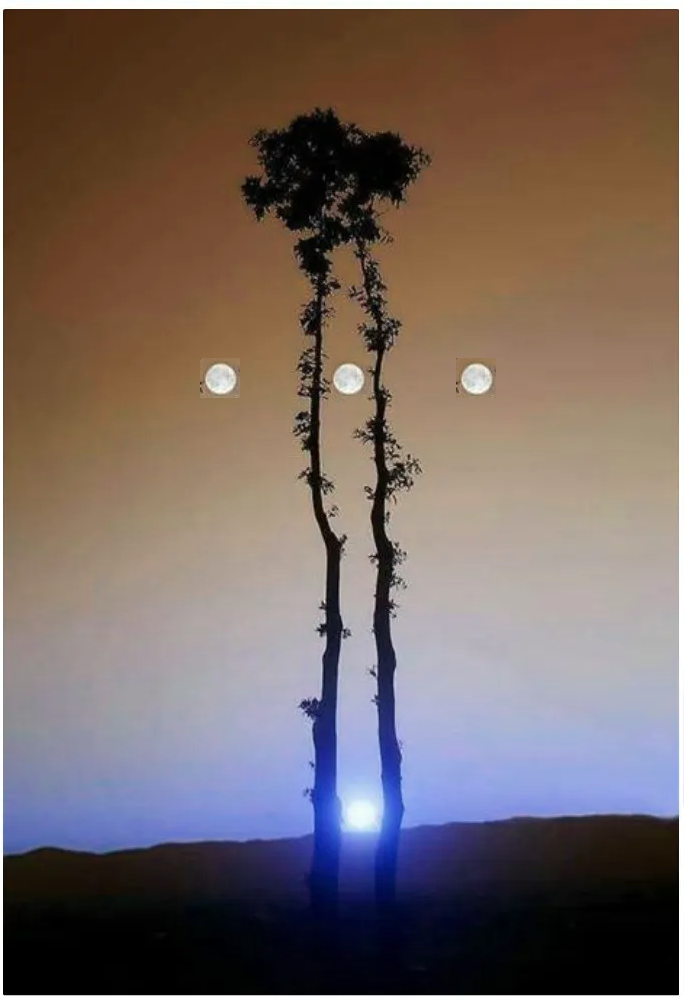
#> input picture sunandmoon_forged.png, 684 x 1000 px, found by its file name
$ python 'Illustration of Image Forgery.py'
#> lines starting #> are read from the running program, lines starting #| are printed output that depends on the picture
#Pract7:- Illustration of Image Forgery
#Create a Python code for demonstrating any image forgery method e.g. Copy-Move method.

import cv2
import numpy as np
import matplotlib.pyplot as plt

# Load image
image = cv2.imread(r"D:\Ruchita\Information_Technology\MSC-IT(CC)\SEM2\Practicals\sunandmoon_forged.png")
#> image is the input picture: shape (1000, 684, 3); mean B, G, R 98.4, 103, 117.9
image_rgb = cv2.cvtColor(image, cv2.COLOR_BGR2RGB)

# Simulate forgery: Copy a region and paste it elsewhere
forged = image_rgb.copy()

# Define region to copy (e.g., a 50x50 square)
x1, y1, w, h = 328, 358, 40, 40
region = forged[y1:y1+h, x1:x1+w]
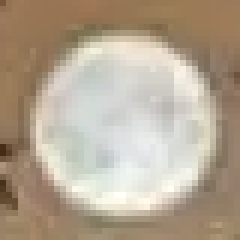
#> region: shape (40, 40, 3) (shown 6 times larger); mean R, G, B 179.8, 165.4, 146.3

# Define where to paste the copied region
x2, y2 = 200, 358
forged[y2:y2+h, x2:x2+w] = region

x3, y3 = 456, 358
forged[y3:y3+h, x3:x3+w] = region

# Display original and forged images
plt.figure(figsize=(10, 5))

plt.subplot(1, 2, 1)
plt.imshow(image_rgb)
plt.title("Original Image")
plt.axis("off")

plt.subplot(1, 2, 2)
plt.imshow(forged)
plt.title("Forged Image (Copy-Move)-Image from Outer Space Planet")
plt.axis("off")

plt.tight_layout()
plt.show()
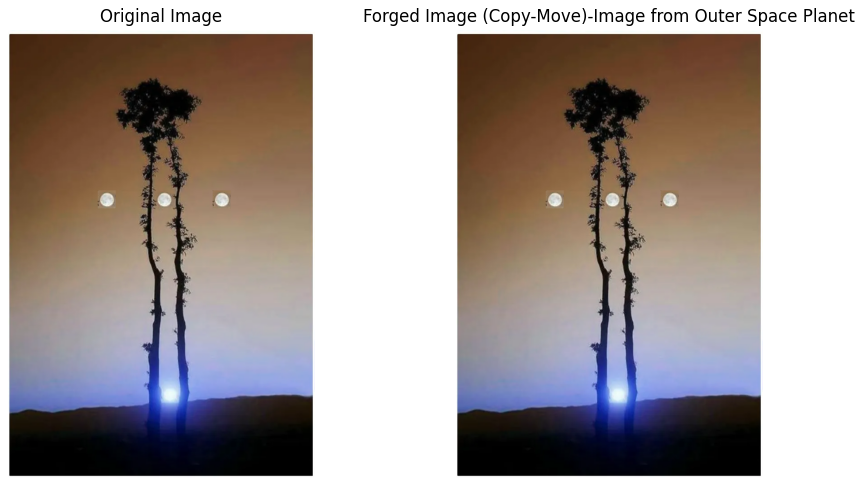
#> figure drawn by matplotlib, 2 panels

cv2.imwrite(r"D:\Ruchita\Information_Technology\MSC-IT(CC)\SEM2\Practicals\sunandmoon.png",forged)
